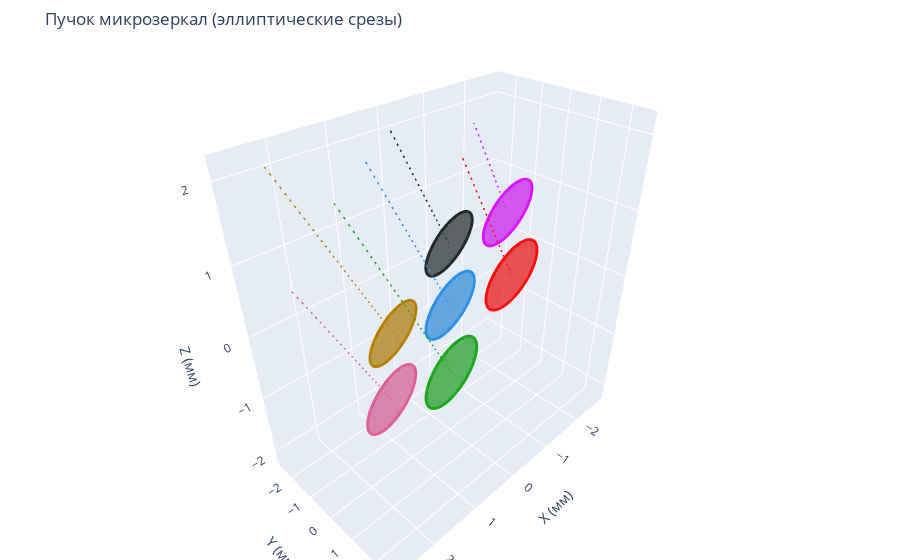

Here is the notebook cell this chart was saved with:
### Code cell
colors = qualitative.Dark24 + qualitative.Plotly + qualitative.Alphabet
fig = go.Figure()

for idx, (mirror, geom) in enumerate(geometries):
    color = colors[idx % len(colors)]
    fig.add_trace(
        go.Surface(
            x=geom["X"],
            y=geom["Y"],
            z=geom["Z"],
            surfacecolor=np.zeros_like(geom["X"]),
            cmin=0,
            cmax=1,
            colorscale=[[0, color], [1, color]],
            showscale=False,
            opacity=0.7,
            name=mirror.name,
            customdata=np.stack(
                [
                    np.full_like(geom["X"], mirror.cut_deg),
                    np.full_like(geom["X"], mirror.tilt_deg),
                    np.full_like(geom["X"], mirror.height),
                ],
                axis=-1,
            ),
            hovertemplate=(
                mirror.name
                + "<br>cut=%{customdata[0]:.1f}°"
                + "<br>tilt=%{customdata[1]:.1f}°"
                + "<br>z=%{customdata[2]:.2f} мм<extra></extra>"
            ),
        )
    )

    boundary = geom["boundary"]
    fig.add_trace(
        go.Scatter3d(
            x=boundary[:, 0],
            y=boundary[:, 1],
            z=boundary[:, 2],
            mode="lines",
            line=dict(color=color, width=6),
            name=f"{mirror.name} контур",
            showlegend=False,
        )
    )

    c = geom["center"]
    label = geom["label"]
    fig.add_trace(
        go.Scatter3d(
            x=[c[0], label[0]],
            y=[c[1], label[1]],
            z=[c[2], label[2]],
            mode="lines",
            line=dict(color=color, width=3, dash="dash"),
            showlegend=False,
        )
    )
    fig.add_trace(
        go.Scatter3d(
            x=[label[0]],
            y=[label[1]],
            z=[label[2]],
            mode="text",
            text=[
                f"{mirror.name}\ncut={mirror.cut_deg:.1f}°\ntil={mirror.tilt_deg:.1f}°\nz={mirror.height:.2f} мм"
            ],
            textposition="top center",
            textfont=dict(color=color, size=12),
            showlegend=False,
        )
    )

fig.update_layout(
    title="Пучок микрозеркал (эллиптические срезы)",
    scene=dict(
        xaxis=dict(title="X (мм)", range=[bbox_min[0] - padding, bbox_max[0] + padding]),
        yaxis=dict(title="Y (мм)", range=[bbox_min[1] - padding, bbox_max[1] + padding]),
        zaxis=dict(title="Z (мм)", range=[bbox_min[2] - padding, bbox_max[2] + padding]),
        aspectmode="data",
    ),
    margin=dict(l=0, r=0, t=50, b=0),
)
fig.show()
